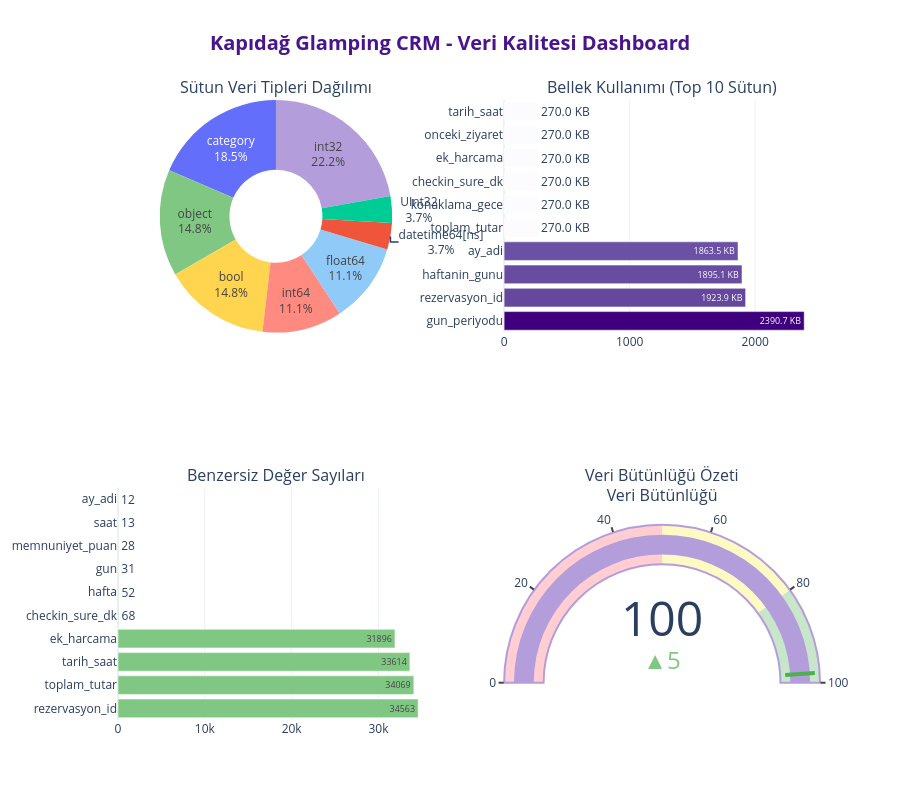

Notebook source saved alongside this figure:
### Markdown cell above
## 📊 **2.4 Veri Kalitesi Raporu - İnteraktif Dashboard**

### Code cell
# İnteraktif veri kalitesi dashboard'u
from plotly.subplots import make_subplots
import plotly.graph_objects as go

# 2x2 subplot oluşturma
fig = make_subplots(
    rows=2, cols=2,
    subplot_titles=('Sütun Veri Tipleri Dağılımı', 
                    'Bellek Kullanımı (Top 10 Sütun)',
                    'Benzersiz Değer Sayıları',
                    'Veri Bütünlüğü Özeti'),
    specs=[[{'type': 'pie'}, {'type': 'bar'}],
           [{'type': 'bar'}, {'type': 'indicator'}]]
)

# 1. Veri tipi dağılımı (Pie Chart)
dtype_counts = df.dtypes.value_counts()
fig.add_trace(
    go.Pie(labels=dtype_counts.index.astype(str), 
           values=dtype_counts.values,
           marker=dict(colors=['#B39DDB', '#81C784', '#FFD54F', '#FF8A80', '#90CAF9']),
           textinfo='label+percent',
           hole=0.4),
    row=1, col=1
)

# 2. Bellek kullanımı (Bar Chart)
memory_usage = df.memory_usage(deep=True).sort_values(ascending=False).head(10) / 1024  # KB
fig.add_trace(
    go.Bar(y=memory_usage.index, 
           x=memory_usage.values,
           orientation='h',
           marker=dict(color=memory_usage.values, 
                      colorscale='Purples',
                      showscale=False),
           text=[f'{val:.1f} KB' for val in memory_usage.values],
           textposition='auto'),
    row=1, col=2
)

# 3. Benzersiz değer sayıları (Bar Chart)
unique_counts = df.nunique().sort_values(ascending=False).head(10)
colors_unique = ['#FF8A80' if x < 10 else '#81C784' for x in unique_counts]
fig.add_trace(
    go.Bar(y=unique_counts.index, 
           x=unique_counts.values,
           orientation='h',
           marker=dict(color=colors_unique),
           text=unique_counts.values,
           textposition='auto'),
    row=2, col=1
)

# 4. Veri bütünlüğü (Indicator)
completeness = ((1 - df.isnull().sum().sum() / (df.shape[0] * df.shape[1])) * 100)
fig.add_trace(
    go.Indicator(
        mode="gauge+number+delta",
        value=completeness,
        title={'text': "Veri Bütünlüğü", 'font': {'size': 16}},
        delta={'reference': 95, 'increasing': {'color': "#81C784"}},
        gauge={
            'axis': {'range': [None, 100], 'tickwidth': 2},
            'bar': {'color': "#B39DDB"},
            'bgcolor': "white",
            'borderwidth': 2,
            'bordercolor': "#B39DDB",
            'steps': [
                {'range': [0, 50], 'color': '#FFCDD2'},
                {'range': [50, 80], 'color': '#FFF9C4'},
                {'range': [80, 100], 'color': '#C8E6C9'}],
            'threshold': {
                'line': {'color': "#4CAF50", 'width': 4},
                'thickness': 0.75,
                'value': 98}}),
    row=2, col=2
)

# Layout ayarları
fig.update_layout(
    height=800,
    showlegend=False,
    title_text="<b>Kapıdağ Glamping CRM - Veri Kalitesi Dashboard</b>",
    title_font=dict(size=20, color='#4A148C'),
    title_x=0.5,
    template='plotly_white'
)

fig.show()

print("✅ İnteraktif dashboard oluşturuldu!")

### Figure 1 — Plotly figure (JSON) as saved in the notebook; plotly's stock layout.template omitted (floating-point values rounded to 4 significant figures)
{"data": [{"domain": {"x": [0, 0.45], "y": [0.625, 1]}, "hole": 0.4, "labels": ["int32", "object", "bool", "int64", "float64", "category", "datetime64[ns]", "category", "category", "category", "category", "UInt32"], "marker": {"colors": ["#B39DDB", "#81C784", "#FFD54F", "#FF8A80", "#90CAF9"]}, "textinfo": "label+percent", "type": "pie", "values": [6, 4, 4, 3, 3, 1, 1, 1, 1, 1, 1, 1]}, {"marker": {"color": [2391.0, 1924.0, 1895.0, 1864.0, 270.0, 270.0, 270.0, 270.0, 270.0, 270.0], "colorscale": [[0, "rgb(252,251,253)"], [0.125, "rgb(239,237,245)"], [0.25, "rgb(218,218,235)"], [0.375, "rgb(188,189,220)"], [0.5, "rgb(158,154,200)"], [0.625, "rgb(128,125,186)"], [0.75, "rgb(106,81,163)"], [0.875, "rgb(84,39,143)"], [1, "rgb(63,0,125)"]], "showscale": false}, "orientation": "h", "text": ["2390.7 KB", "1923.9 KB", "1895.1 KB", "1863.5 KB", "270.0 KB", "270.0 KB", "270.0 KB", "270.0 KB", "270.0 KB", "270.0 KB"], "textposition": "auto", "type": "bar", "x": [2391.0, 1924.0, 1895.0, 1864.0, 270.0, 270.0, 270.0, 270.0, 270.0, 270.0], "xaxis": "x", "y": ["gun_periyodu", "rezervasyon_id", "haftanin_gunu", "ay_adi", "toplam_tutar", "konaklama_gece", "checkin_sure_dk", "ek_harcama", "onceki_ziyaret", "tarih_saat"], "yaxis": "y"}, {"marker": {"color": ["#81C784", "#81C784", "#81C784", "#81C784", "#81C784", "#81C784", "#81C784", "#81C784", "#81C784", "#81C784"]}, "orientation": "h", "text": [34560.0, 34070.0, 33610.0, 31900.0, 68.0, 52.0, 31.0, 28.0, 13.0, 12.0], "textposition": "auto", "type": "bar", "x": [34563, 34069, 33614, 31896, 68, 52, 31, 28, 13, 12], "xaxis": "x2", "y": ["rezervasyon_id", "toplam_tutar", "tarih_saat", "ek_harcama", "checkin_sure_dk", "hafta", "gun", "memnuniyet_puan", "saat", "ay_adi"], "yaxis": "y2"}, {"delta": {"increasing": {"color": "#81C784"}, "reference": 95}, "domain": {"x": [0.55, 1], "y": [0, 0.375]}, "gauge": {"axis": {"range": [null, 100], "tickwidth": 2}, "bar": {"color": "#B39DDB"}, "bgcolor": "white", "bordercolor": "#B39DDB", "borderwidth": 2, "steps": [{"color": "#FFCDD2", "range": [0, 50]}, {"color": "#FFF9C4", "range": [50, 80]}, {"color": "#C8E6C9", "range": [80, 100]}], "threshold": {"line": {"color": "#4CAF50", "width": 4}, "thickness": 0.75, "value": 98}}, "mode": "gauge+number+delta", "title": {"font": {"size": 16}, "text": "Veri Bütünlüğü"}, "type": "indicator", "value": 100}], "layout": {"annotations": [{"font": {"size": 16}, "showarrow": false, "text": "Sütun Veri Tipleri Dağılımı", "x": 0.225, "xanchor": "center", "xref": "paper", "y": 1, "yanchor": "bottom", "yref": "paper"}, {"font": {"size": 16}, "showarrow": false, "text": "Bellek Kullanımı (Top 10 Sütun)", "x": 0.775, "xanchor": "center", "xref": "paper", "y": 1, "yanchor": "bottom", "yref": "paper"}, {"font": {"size": 16}, "showarrow": false, "text": "Benzersiz Değer Sayıları", "x": 0.225, "xanchor": "center", "xref": "paper", "y": 0.375, "yanchor": "bottom", "yref": "paper"}, {"font": {"size": 16}, "showarrow": false, "text": "Veri Bütünlüğü Özeti", "x": 0.775, "xanchor": "center", "xref": "paper", "y": 0.375, "yanchor": "bottom", "yref": "paper"}], "height": 800, "showlegend": false, "title": {"font": {"color": "#4A148C", "size": 20}, "text": "<b>Kapıdağ Glamping CRM - Veri Kalitesi Dashboard</b>", "x": 0.5}, "xaxis": {"anchor": "y", "domain": [0.55, 1]}, "xaxis2": {"anchor": "y2", "domain": [0, 0.45]}, "yaxis": {"anchor": "x", "domain": [0.625, 1]}, "yaxis2": {"anchor": "x2", "domain": [0, 0.375]}}}
